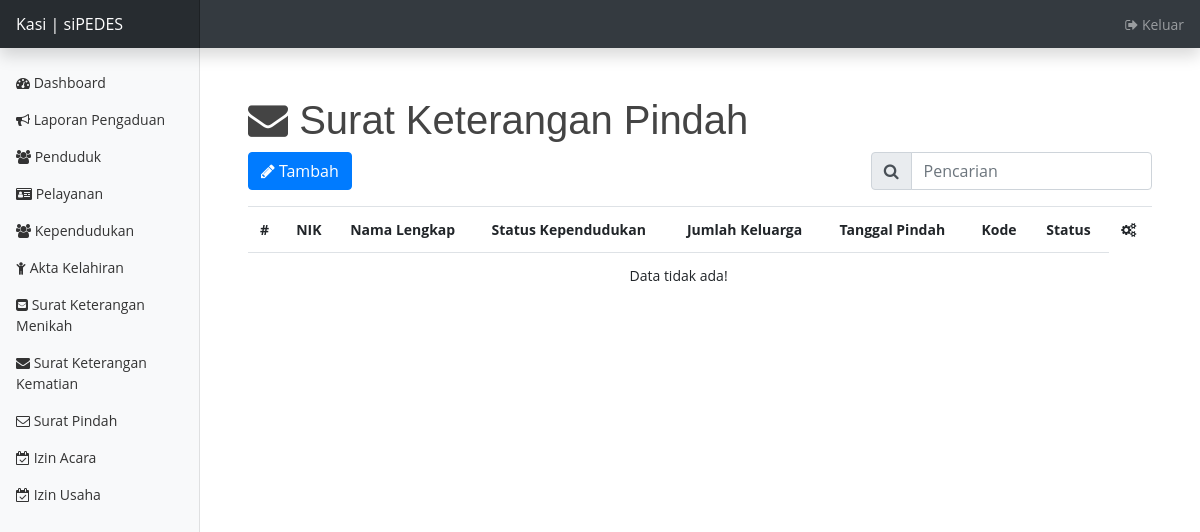
The app's page /petugas/suket_pindah, older data.
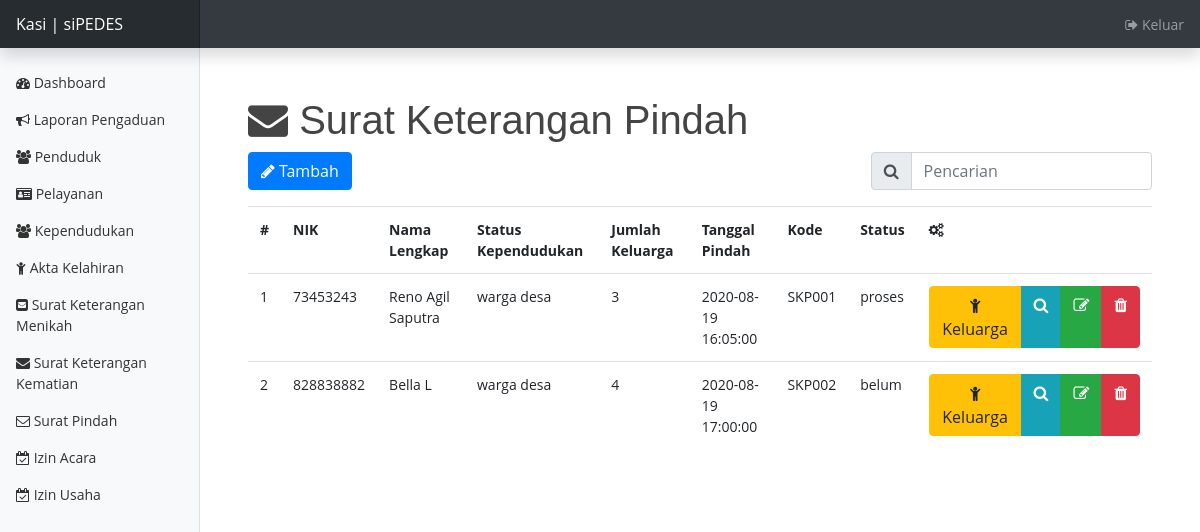
The same page, newer data.
### tables this page shows
CREATE TABLE `suket_pindah` (
  `id_suket_pindah` int(11) NOT NULL,
  `id_penduduk` int(11) NOT NULL,
  `status_kependudukan` varchar(255) NOT NULL,
  `jml_keluarga_pindah` int(11) NOT NULL,
  `pindah_ke` text NOT NULL,
  `tgl_pindah` datetime NOT NULL,
  `kelurahan_desa` varchar(255) NOT NULL,
  `kecamatan` varchar(255) NOT NULL,
  `kabupaten_kota` varchar(255) NOT NULL,
  `gambar_surat_pengantar` text NOT NULL,
  `waktu` datetime NOT NULL,
  `status` varchar(255) NOT NULL,
  `kode` varchar(255) NOT NULL
);

CREATE TABLE `penduduk` (
  `id_penduduk` int(11) NOT NULL,
  `nik` varchar(255) NOT NULL,
  `no_kk` varchar(255) NOT NULL,
  `nama_lengkap` varchar(255) NOT NULL,
  `tmp_lahir` varchar(255) NOT NULL,
  `tgl_lahir` date NOT NULL,
  `jk` char(1) NOT NULL,
  `kewarganegaraan` varchar(255) NOT NULL,
  `status_perkawinan` varchar(255) NOT NULL,
  `agama` varchar(255) NOT NULL,
  `pekerjaan` varchar(255) NOT NULL,
  `telp` varchar(255) NOT NULL,
  `alamat` text NOT NULL,
  `rt` int(11) NOT NULL,
  `rw` int(11) NOT NULL,
  `no_rumah` varchar(255) NOT NULL,
  `kelurahan_desa` varchar(255) NOT NULL,
  `kecamatan` varchar(255) NOT NULL,
  `kabupaten_kota` varchar(255) NOT NULL,
  `kode_pos` int(11) NOT NULL,
  `kata_sandi` varchar(255) NOT NULL,
  `foto` text NOT NULL
);

### application/controllers/Petugas.php (called while the page is built, shortened)
<?php
class Petugas extends CI_Controller {
	public function __construct(){
		$this->load->library('form_validation');
		$this->load->model('MyModel');
	}
	public function suket_pindah() {
		if($this->input->post('search')) {
			$this->db->join('penduduk','penduduk.id_penduduk = suket_pindah.id_penduduk','left');
			$this->db->order_by('nik','asc');
			$this->db->like('nik', $this->input->post('search'));
			$this->db->or_like('nama_lengkap', $this->input->post('search'));
			$this->db->or_like('kode', $this->input->post('search'));
			$data['pindah'] = $this->db->get('suket_pindah')->result_array();
		} else {
			$data['pindah'] = $this->MyModel->getPindah();
		}
		$this->load->view('template/header_pet');
		$this->load->view('petugas/suket_pindah', $data);
		$this->load->view('template/footer_pet');
	}
}

### index.php (called while the page is built, shortened)
<?php
require_once BASEPATH.'core/CodeIgniter.php';

### application/models/MyModel.php (called while the page is built, shortened)
<?php
class MyModel extends CI_Model {
	public function getPindah() {
		$this->db->select('
			*,
			suket_pindah.kelurahan_desa as kelurahan_desa_pindah,
			suket_pindah.kecamatan as kecamatan_pindah,
			suket_pindah.kabupaten_kota as kabupaten_kota_pindah');
		$this->db->join('penduduk','penduduk.id_penduduk = suket_pindah.id_penduduk','left');
		$this->db->order_by('nik','asc');
		return $this->db->get('suket_pindah')->result_array();
	}
}

### application/views/petugas/suket_pindah.php (the view, shortened to what this page needs)
<h1><i class="fa fa-envelope"></i> Surat Keterangan Pindah</h1>
<div class="row">
	<div class="col-lg-8">
		<a href="<?= base_url('petugas/suket_pindah/tambah'); ?>" class="btn btn-primary mb-2"><i
				class="fa fa-pencil"></i>
			Tambah</a>
	</div>
	<div class="col-lg-4">
		<form action="" method="post">
			<div class="input-group mb-3">
				<div class="input-group-prepend">
					<span class="input-group-text" id="basic-addon1"><i class="fa fa-search"></i></span>
				</div>
				<input type="text" name="search" class="form-control" placeholder="Pencarian" aria-label="Pencarian"
					aria-describedby="basic-addon1">
			</div>
		</form>
	</div>
</div>
<div class="table-responsive">
	<table class="table table-hover">
		<tr>
			<th>#</th>
			<th>NIK</th>
			<th>Nama Lengkap</th>
			<th>Status Kependudukan</th>
			<th>Jumlah Keluarga</th>
			<th>Tanggal Pindah</th>
			<th>Kode</th>
			<th>Status</th>
			<th><i class="fa fa-cogs"></i></th>
		</tr>
		<?php if(empty($pindah)) : ?>
		<tr>
			<td colspan="8" class="text-center">Data tidak ada!</td>
		</tr>
		<?php endif; ?>
		<?php
			$no = 1;
			foreach($pindah as $ac) :
		?>
		<tr>
			<td><?= $no++; ?></td>
			<td><?= $ac['nik']; ?></td>
			<td><?= $ac['nama_lengkap']; ?></td>
			<td><?= $ac['status_kependudukan']; ?></td>
			<td><?= $ac['jml_keluarga_pindah']; ?></td>
			<td><?= $ac['tgl_pindah']; ?></td>
			<td><?= $ac['kode']; ?></td>
			<td><?= $ac['status']; ?></td>
			<td>
				<div class="btn-group">
					<a href="<?= base_url('petugas/keluarga_pindah/').$ac['id_suket_pindah']; ?>"
						class="btn btn-warning"><i class="fa fa-child"></i> Keluarga</a>
					<a href="" data-toggle="modal" data-target="#pindah<?= $ac['id_suket_pindah']; ?>"
						class="btn btn-info"><i class="fa fa-search"></i></a>
					<a href="<?= base_url('petugas/suket_pindah/edit/').$ac['id_suket_pindah']; ?>"
						class="btn btn-success"><i class="fa fa-edit"></i></a>
					<a onclick="return confirm('Yakin?')"
						href="<?= base_url('petugas/suket_pindah/hapus/').$ac['id_suket_pindah']; ?>"
						class="btn btn-danger"><i class="fa fa-trash"></i></a>
				</div>
			</td>
		</tr>
		<?php endforeach; ?>
	</table>
</div>

### application/views/template/header_pet.php (shortened to what this page needs)
<!DOCTYPE html>
<html lang="en">
<head>
	<link href="<?= base_url(''); ?>assets/vendor/bootstrap/css/bootstrap.min.css" rel="stylesheet">
	<link rel="stylesheet" href="<?= base_url(''); ?>assets/vendor/font-awesome/css/font-awesome.min.css">
	<link href="<?= base_url(''); ?>assets/css/style.css" rel="stylesheet">
	<link rel="stylesheet" href="<?= base_url(''); ?>assets/css/dashboard.css">
	<link rel="stylesheet" href="<?= base_url(''); ?>assets/vendor/select2/css/select2.min.css">
</head>
<body>
	<nav class="navbar navbar-dark sticky-top bg-dark flex-md-nowrap p-0 shadow">
		<a class="navbar-brand col-md-3 col-lg-2 mr-0 px-3" href="#">Kasi | siPEDES</a>
		<ul class="navbar-nav px-3">
			<li class="nav-item text-nowrap">
				<a onclick="return confirm('Yakin?')" class="nav-link" href=""><i class="fa fa-sign-out"></i> Keluar</a>
			</li>
		</ul>
	</nav>
	<div class="container-fluid">
		<div class="row">
			<nav id="sidebarMenu" class="col-md-3 col-lg-2 d-md-block bg-light sidebar collapse">
				<div class="sidebar-sticky pt-3">
					<ul class="nav flex-column">
						<li class="nav-item">
							<a class="nav-link" href="<?= base_url('petugas'); ?>">
								<i class="fa fa-dashboard"></i>
								Dashboard <span class="sr-only">(current)</span>
							</a>
						</li>
						<li class="nav-item">
							<a class="nav-link" href="<?= base_url('petugas/laporan-pengaduan'); ?>">
								<i class="fa fa-bullhorn"></i>
								Laporan Pengaduan
							</a>
						</li>
						<li class="nav-item">
							<a class="nav-link" href="<?= base_url('petugas/penduduk'); ?>">
								<i class="fa fa-users"></i>
								Penduduk
							</a>
						</li>
						<li class="nav-item">
							<a class="nav-link" href="<?= base_url('petugas/pelayanan'); ?>">
								<i class="fa fa-id-card"></i>
								Pelayanan
							</a>
						</li>
						<li class="nav-item">
							<a class="nav-link" href="<?= base_url('petugas/kependudukan'); ?>">
								<i class="fa fa-users"></i>
								Kependudukan
							</a>
						</li>
						<li class="nav-item">
							<a class="nav-link" href="<?= base_url('petugas/akta'); ?>">
								<i class="fa fa-child"></i>
								Akta Kelahiran
							</a>
						</li>
						<li class="nav-item">
							<a class="nav-link" href="<?= base_url('petugas/suket_nikah'); ?>">
								<i class="fa fa-envelope-square"></i>
								Surat Keterangan Menikah
							</a>
						</li>
						<li class="nav-item">
							<a class="nav-link" href="<?= base_url('petugas/suket_mati'); ?>">
								<i class="fa fa-envelope"></i>
								Surat Keterangan Kematian
							</a>
						</li>
						<li class="nav-item">
							<a class="nav-link" href="<?= base_url('petugas/suket_pindah'); ?>">
								<i class="fa fa-envelope-o"></i>
								Surat Pindah
							</a>
						</li>
						<li class="nav-item">
							<a class="nav-link" href="<?= base_url('petugas/izin_acara'); ?>">
								<i class="fa fa-calendar-check-o"></i>
								Izin Acara
							</a>
						</li>
						<li class="nav-item">
							<a class="nav-link" href="<?= base_url('petugas/izin_usaha'); ?>">
								<i class="fa fa-calendar-check-o"></i>
								Izin Usaha
							</a>
						</li>
					</ul>
				</div>
			</nav>
			<main role="main" class="col-md-9 ml-sm-auto col-lg-10 p-5">

### application/views/template/footer_pet.php (shortened to what this page needs)
</main>
		</div>
	</div>
</body>
</html>

### assets/css/style.css (style rules this page uses)
body { font-family: "Open Sans", sans-serif; color: #444444; }
a { color: #49b5e7; }
h1, h2, h3, h4, h5, h6 { font-family: "Dosis", sans-serif; }

### assets/css/dashboard.css (style rules this page uses)
body { font-size: .875rem; }
.sidebar { position: fixed; top: 0; bottom: 0; left: 0; z-index: 100; padding: 48px 0 0; box-shadow: inset -1px 0 0 rgba(0, 0, 0, .1); }
.sidebar-sticky { position: relative; top: 0; height: calc(100vh - 48px); padding-top: .5rem; overflow-x: hidden; overflow-y: auto; }
.sidebar .nav-link { font-weight: 500; color: #333; }
.navbar-brand { padding-top: .75rem; padding-bottom: .75rem; font-size: 1rem; background-color: rgba(0, 0, 0, .25); box-shadow: inset -1px 0 0 rgba(0, 0, 0, .25); }

Row changes from the older to the newer data that the page shows:
added suket_pindah: id_penduduk.nik "73453243", id_penduduk.nama_lengkap "Reno Agil Saputra", status_kependudukan "warga desa", jml_keluarga_pindah "3", tgl_pindah "2020-08-19 16:05:00", kode "SKP001", status "proses"
added suket_pindah: id_penduduk.nik "828838882", id_penduduk.nama_lengkap "Bella L", status_kependudukan "warga desa", jml_keluarga_pindah "4", tgl_pindah "2020-08-19 17:00:00", kode "SKP002", status "belum"
Text that changed along with them:
text no longer shown: "Data tidak ada!"
